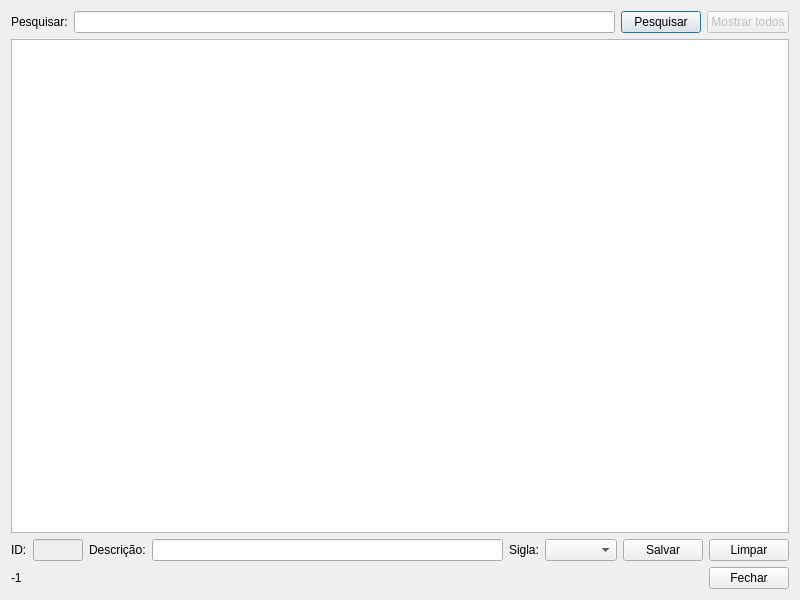
<?xml version="1.0" encoding="UTF-8"?>
<ui version="4.0">
 <class>fm_grupos</class>
 <widget class="QDialog" name="fm_grupos">
  <property name="geometry">
   <rect>
    <x>0</x>
    <y>0</y>
    <width>800</width>
    <height>600</height>
   </rect>
  </property>
  <property name="windowTitle">
   <string>Grupos - Controle de estoque</string>
  </property>
  <property name="windowIcon">
   <iconset resource="resource_files.qrc">
    <normaloff>:/icons/images/icone.png</normaloff>:/icons/images/icone.png</iconset>
  </property>
  <layout class="QGridLayout" name="gridLayout">
   <item row="0" column="0">
    <layout class="QHBoxLayout" name="horizontalLayout">
     <item>
      <widget class="QLabel" name="label">
       <property name="text">
        <string>Pesquisar:</string>
       </property>
      </widget>
     </item>
     <item>
      <widget class="QLineEdit" name="lineEdit_pesquisar"/>
     </item>
     <item>
      <widget class="QPushButton" name="pushButton_pesquisar">
       <property name="text">
        <string>Pesquisar</string>
       </property>
      </widget>
     </item>
     <item>
      <widget class="QPushButton" name="pushButton_mostrar_todos">
       <property name="enabled">
        <bool>false</bool>
       </property>
       <property name="text">
        <string>Mostrar todos</string>
       </property>
      </widget>
     </item>
    </layout>
   </item>
   <item row="1" column="0">
    <widget class="QTableWidget" name="tableWidget_grupos"/>
   </item>
   <item row="2" column="0">
    <layout class="QHBoxLayout" name="horizontalLayout_2">
     <item>
      <widget class="QLabel" name="label_2">
       <property name="text">
        <string>ID:</string>
       </property>
      </widget>
     </item>
     <item>
      <widget class="QLineEdit" name="lineEdit_id">
       <property name="enabled">
        <bool>false</bool>
       </property>
       <property name="minimumSize">
        <size>
         <width>50</width>
         <height>0</height>
        </size>
       </property>
       <property name="maximumSize">
        <size>
         <width>50</width>
         <height>16777215</height>
        </size>
       </property>
      </widget>
     </item>
     <item>
      <widget class="QLabel" name="label_3">
       <property name="text">
        <string>Descrição:</string>
       </property>
      </widget>
     </item>
     <item>
      <widget class="QLineEdit" name="lineEdit_descricao"/>
     </item>
     <item>
      <widget class="QLabel" name="label_4">
       <property name="text">
        <string>Sigla:</string>
       </property>
      </widget>
     </item>
     <item>
      <widget class="QComboBox" name="comboBox_sigla">
       <property name="maximumSize">
        <size>
         <width>100</width>
         <height>16777215</height>
        </size>
       </property>
      </widget>
     </item>
     <item>
      <widget class="QPushButton" name="pushButton_salvar">
       <property name="text">
        <string>Salvar</string>
       </property>
      </widget>
     </item>
     <item>
      <widget class="QPushButton" name="pushButton_limpar">
       <property name="text">
        <string>Limpar</string>
       </property>
      </widget>
     </item>
    </layout>
   </item>
   <item row="3" column="0">
    <layout class="QHBoxLayout" name="horizontalLayout_3">
     <item>
      <widget class="QLabel" name="label_selected_row">
       <property name="text">
        <string>-1</string>
       </property>
      </widget>
     </item>
     <item>
      <spacer name="horizontalSpacer">
       <property name="orientation">
        <enum>Qt::Horizontal</enum>
       </property>
       <property name="sizeHint" stdset="0">
        <size>
         <width>40</width>
         <height>20</height>
        </size>
       </property>
      </spacer>
     </item>
     <item>
      <widget class="QPushButton" name="pushButton_fechar">
       <property name="text">
        <string>Fechar</string>
       </property>
      </widget>
     </item>
    </layout>
   </item>
  </layout>
 </widget>
 <tabstops>
  <tabstop>lineEdit_pesquisar</tabstop>
  <tabstop>pushButton_pesquisar</tabstop>
  <tabstop>pushButton_mostrar_todos</tabstop>
  <tabstop>tableWidget_grupos</tabstop>
  <tabstop>lineEdit_id</tabstop>
  <tabstop>lineEdit_descricao</tabstop>
  <tabstop>comboBox_sigla</tabstop>
  <tabstop>pushButton_salvar</tabstop>
  <tabstop>pushButton_limpar</tabstop>
  <tabstop>pushButton_fechar</tabstop>
 </tabstops>
 <resources>
  <include location="resource_files.qrc"/>
 </resources>
 <connections/>
</ui>
